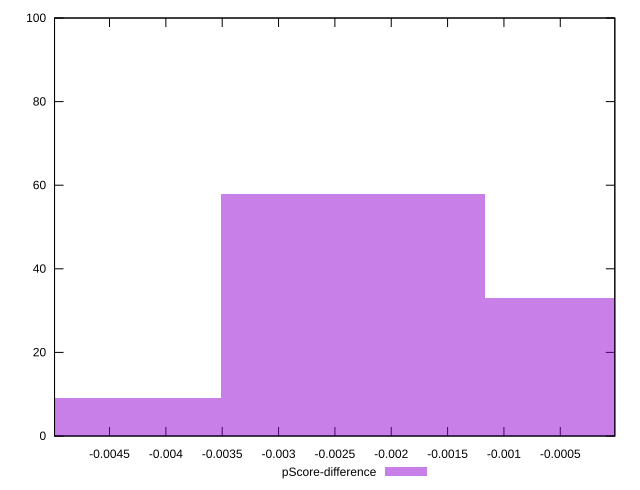

Here is the gnuplot script that generated this plot:
reset

$pScoreDifference <<EOF
-0.004684389583343909 9
0 33
-0.0023421947916719547 58
EOF

set key outside below
set boxwidth 0.0023421947916719547
set xrange [-0.004987901848114928:-0.00001595084255656687]
set yrange [0:100]
set trange [0:100]
set style fill transparent solid 0.5 noborder
set terminal svg size 640, 490 enhanced background rgb 'white'
set output "reports/report_00030_2021-02-24T20-42-31.540Z/estimated-input-latency/samples/music/pScore-difference/histogram.svg"

plot $pScoreDifference title "pScore-difference" with boxes

reset
